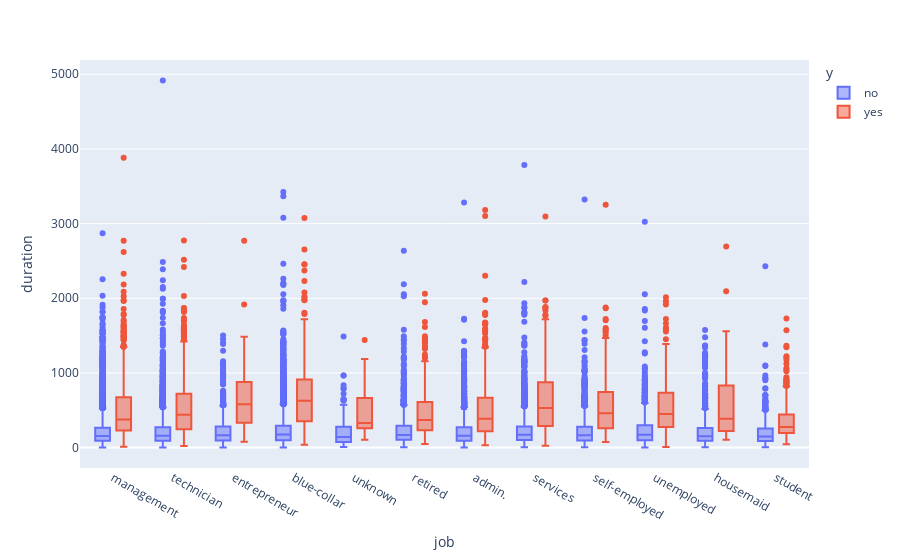

Notebook source saved alongside this figure:
### Markdown cell above
# Duration of calls vs Job roles

### Code cell
import plotly.express as px

fig = px.box(df, x="job", y="duration", color="y")
fig.update_traces(quartilemethod="exclusive") # or "inclusive", or "linear" by default
fig.show()

### Figure 1 — Plotly figure (JSON) as saved in the notebook; plotly's stock layout.template omitted (floating-point values rounded to 4 significant figures; data arrays with more than 128 entries replaced by an {"elided": "..."} marker saying what was removed)
{"data": [{"alignmentgroup": "True", "hovertemplate": "y=no<br>job=%{x}<br>duration=%{y}<extra></extra>", "legendgroup": "no", "marker": {"color": "#636efa"}, "name": "no", "notched": false, "offsetgroup": "no", "orientation": "v", "quartilemethod": "exclusive", "showlegend": true, "type": "box", "x": {"elided": "39922 str values"}, "x0": " ", "xaxis": "x", "y": {"elided": "39922 int values"}, "y0": " ", "yaxis": "y"}, {"alignmentgroup": "True", "hovertemplate": "y=yes<br>job=%{x}<br>duration=%{y}<extra></extra>", "legendgroup": "yes", "marker": {"color": "#EF553B"}, "name": "yes", "notched": false, "offsetgroup": "yes", "orientation": "v", "quartilemethod": "exclusive", "showlegend": true, "type": "box", "x": {"elided": "5289 str values"}, "x0": " ", "xaxis": "x", "y": {"elided": "5289 int values"}, "y0": " ", "yaxis": "y"}], "layout": {"boxmode": "group", "legend": {"title": {"text": "y"}, "tracegroupgap": 0}, "margin": {"t": 60}, "xaxis": {"anchor": "y", "domain": [0, 1], "title": {"text": "job"}}, "yaxis": {"anchor": "x", "domain": [0, 1], "title": {"text": "duration"}}}}
